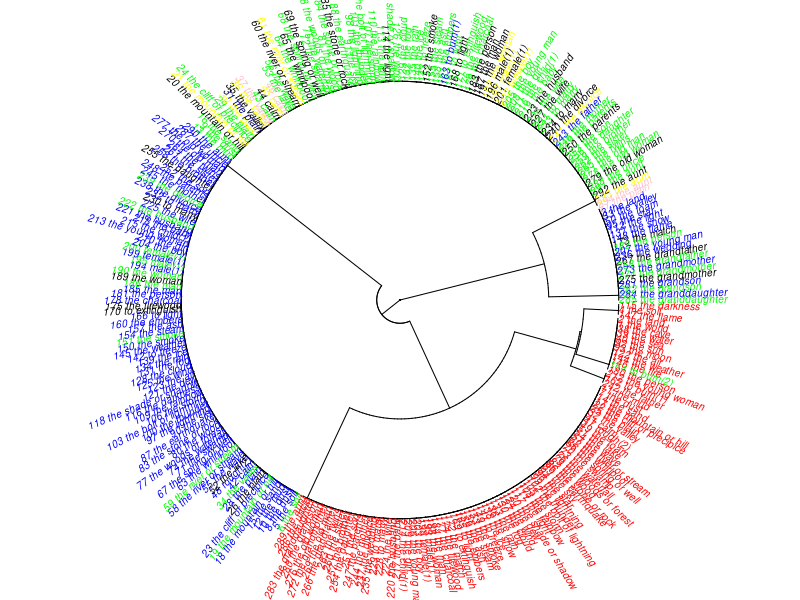
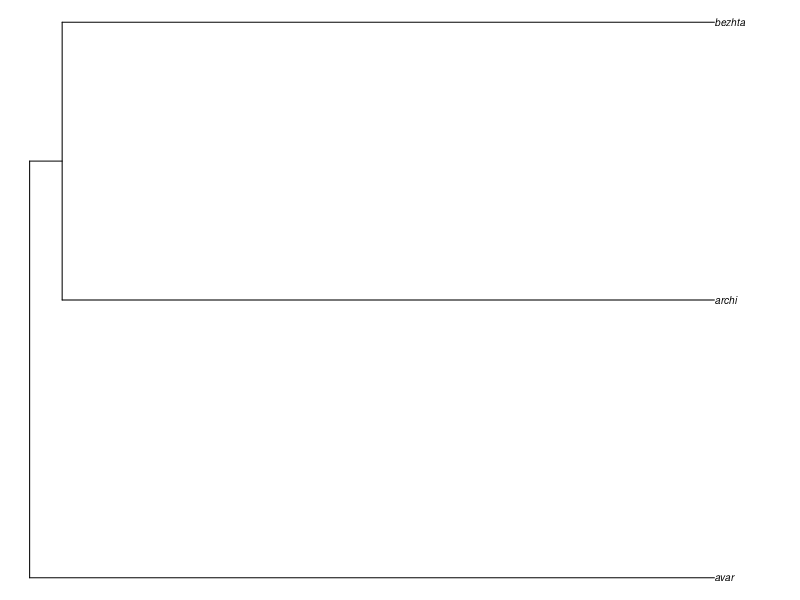

Source code (R) for these figures, in order:
## ---- chunk 1
knitr::opts_chunk$set(echo = TRUE)
## ---- chunk 2
library(magrittr)
library(ape)

df <- read.csv("data.csv", stringsAsFactors = FALSE)

data <- df[,-c(1:3)]
row.names(data) <- paste(1:294, df$english)

data %>% 
  dist() %>% 
  hclust(method = "ward.D2") ->
  hc

plot(as.phylo(hc), 
     type = "fan",
     cex = 0.6,
     no.margin = TRUE,
     tip.color = c("red",
                   "blue",
                   "green",
                   "black",
                   "yellow",
                   "pink", 
                   "navy")[as.factor(df$cognate_set)])
## ---- chunk 3
df <- read.csv("data.csv", stringsAsFactors = FALSE)

data <- as.data.frame(t(df[,-c(1:3)]))
colnames(data) <- paste(1:294, df$english)
data %>% 
  dist() %>% 
  hclust(method = "ward.D2") ->
  hc

plot(as.phylo(hc), 
     cex = 0.6,
     no.margin = TRUE)
